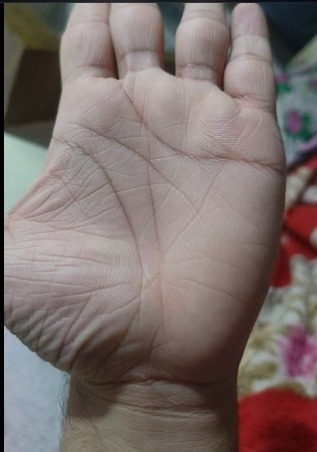
#> input picture scratch/clean_user_palm.jpg, 317 x 452 px, found by its file name
$ python test_grabcut.py
#> lines starting #> are read from the running program, lines starting #| are printed output that depends on the picture; after the words box and inside, x2 and y2 are one past the last pixel; in counts of white or black regions, pixels touching at a corner belong together
import cv2
import numpy as np

img = cv2.imread("scratch/clean_user_palm.jpg")
#> img is the input picture: shape (452, 317, 3); mean B, G, R 108.1, 111.1, 123.8
h, w = img.shape[:2]
#> h = 452; w = 317

# Method 1: Edge-Aware GrabCut initialized with a bounding box and center seed
# The hand is in the center column: x from 0.15*w to 0.85*w, y from 0.05*h to 0.95*h
# The perimeter (top corners, left border, right border) is background

# Initialize mask for GrabCut: 0=BGD, 1=FGD, 2=PR_BGD, 3=PR_FGD
gc_mask = np.full((h, w), cv2.GC_PR_BGD, dtype=np.uint8)

# Center region (palm core) is definitely foreground
cx, cy = int(w * 0.52), int(h * 0.52)
#> cx = 164; cy = 235
cr_w, cr_h = int(w * 0.20), int(h * 0.25)
#> cr_w = 63; cr_h = 113
gc_mask[cy - cr_h:cy + cr_h, cx - cr_w:cx + cr_w] = cv2.GC_PR_FGD
# Small inner core is definitely FGD
gc_mask[cy - cr_h//2:cy + cr_h//2, cx - cr_w//2:cx + cr_w//2] = cv2.GC_FGD

# Upper corners and outer left/right margins are definitely background
gc_mask[0:int(h*0.25), 0:int(w*0.15)] = cv2.GC_BGD
gc_mask[0:int(h*0.25), int(w*0.85):w] = cv2.GC_BGD
gc_mask[int(h*0.75):h, 0:int(w*0.10)] = cv2.GC_BGD
gc_mask[int(h*0.75):h, int(w*0.90):w] = cv2.GC_BGD

bgd_model = np.zeros((1, 65), np.float64)
fgd_model = np.zeros((1, 65), np.float64)

cv2.grabCut(img, gc_mask, None, bgd_model, fgd_model, 5, cv2.GC_INIT_WITH_MASK)

grabcut_res = np.where((gc_mask == cv2.GC_FGD) | (gc_mask == cv2.GC_PR_FGD), 255, 0).astype(np.uint8)
cv2.imwrite("scratch/test_grabcut_mask.png", grabcut_res)
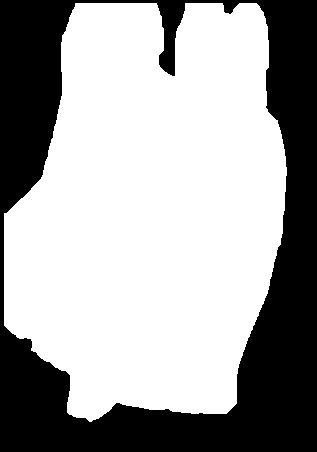
#> saved as test_grabcut_mask.png: shape (452, 317); 64.3% white; 1 black region, box (x1, y1, x2, y2) and area: (0, 0, 317, 452) 51133

# Let's inspect the largest contour
cnts, _ = cv2.findContours(grabcut_res, cv2.RETR_EXTERNAL, cv2.CHAIN_APPROX_SIMPLE)
if cnts:
    c = max(cnts, key=cv2.contourArea)
    vis = img.copy()
    cv2.drawContours(vis, [c], -1, (0, 255, 0), 2)
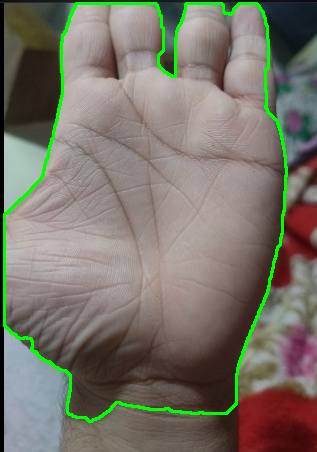
#> vis: shape (452, 317, 3); 3.19% of pixels changed, all inside (x1, y1, x2, y2) = (3, 2, 288, 423)
    cv2.imwrite("scratch/test_grabcut_contour.png", vis)
    print("GrabCut contour area:", cv2.contourArea(c))
